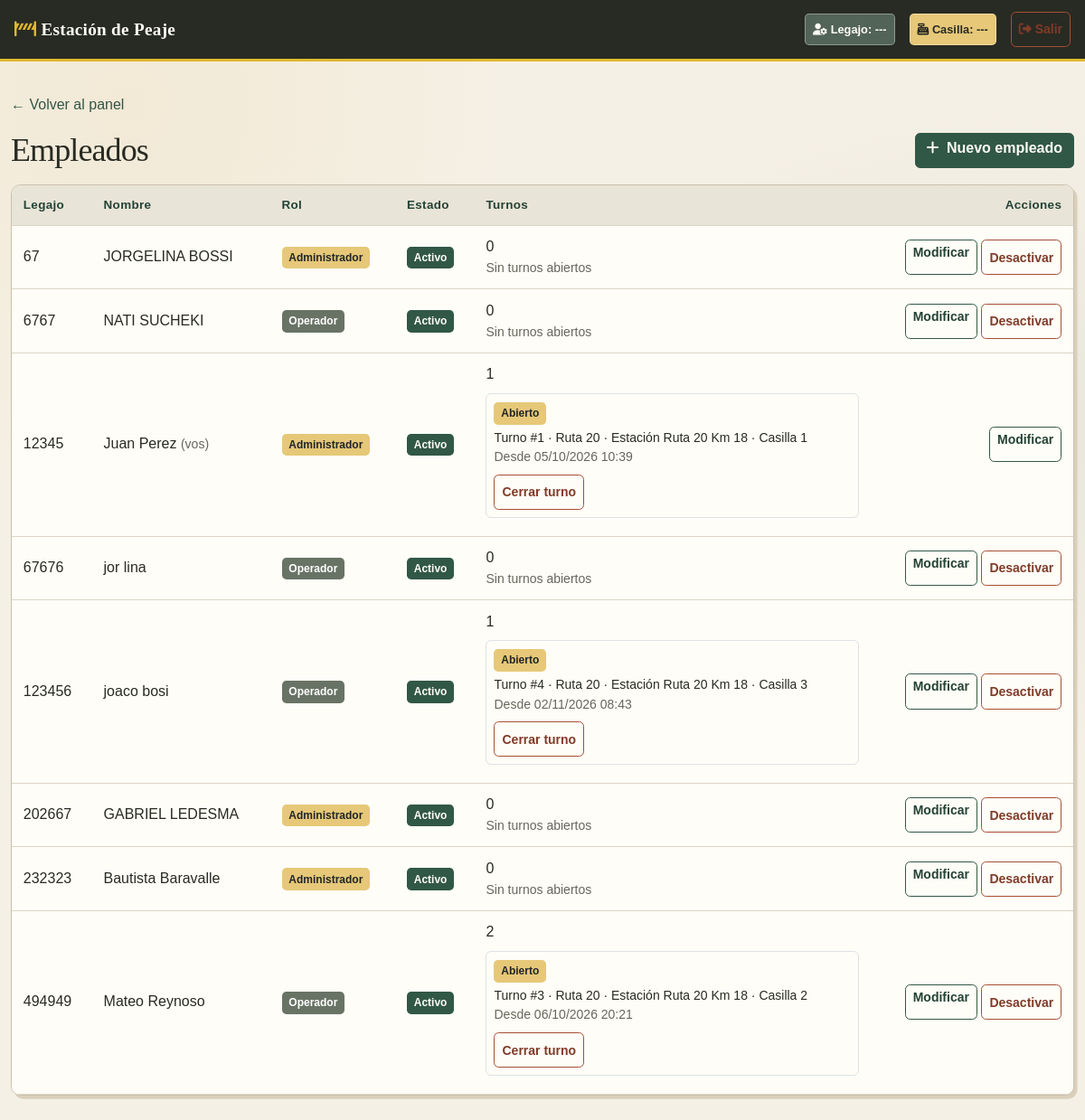
The app's page /panel/empleados/ (signed in), older data.
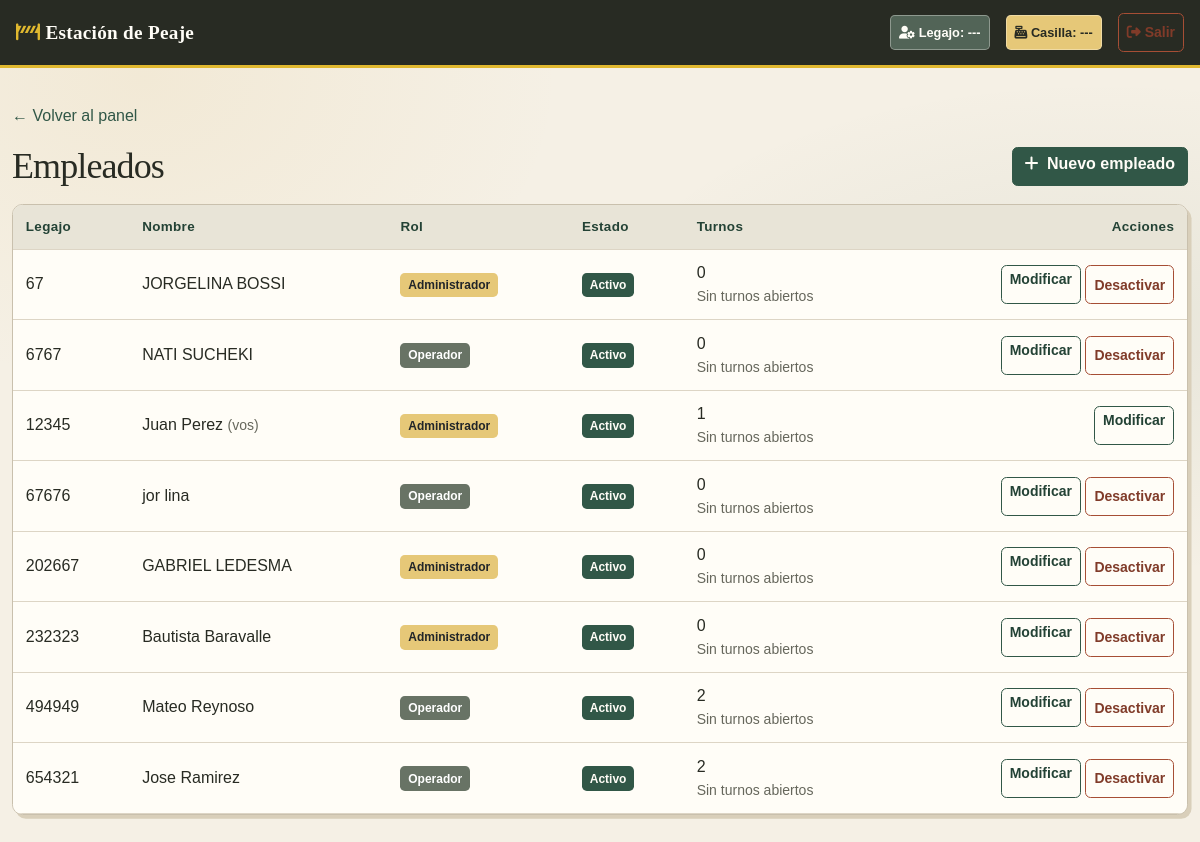
The same page, newer data.
### core/models.py (models this page shows, shortened)
class Operador(AbstractBaseUser):
    legajo = models.IntegerField(primary_key=True)
    nombre = models.CharField(max_length=100)
    apellido = models.CharField(max_length=100)
    es_administrador = models.BooleanField(default=False)
    activo = models.BooleanField(default=True)
    objects = OperadorManager()
    USERNAME_FIELD = "legajo"
    REQUIRED_FIELDS = ["nombre", "apellido"]
    class Meta:
        db_table = "operador"
    @property
    def is_active(self):
        return self.activo

class Turno(models.Model):
    id_turno = models.AutoField(primary_key=True)
    casilla = models.ForeignKey(
        Casilla,
        on_delete=models.PROTECT,
        related_name="turnos",
        db_column="id_casilla",
    )
    operador = models.ForeignKey(
        Operador,
        on_delete=models.PROTECT,
        related_name="turnos",
        db_column="legajo_operador",
        to_field="legajo",
    )
    sentido_cobro = models.CharField(max_length=2, choices=SentidoCobro.choices)
    monto_cambio_inicial = models.DecimalField(
        max_digits=10, decimal_places=2, null=True, blank=True
    )
    inicio_programado = models.DateTimeField()
    fin_programado = models.DateTimeField()
    fecha_hora_apertura = models.DateTimeField(null=True, blank=True)
    fecha_hora_cierre = models.DateTimeField(null=True, blank=True)
    class Meta:
        db_table = "turno"

class Casilla(models.Model):
    id_casilla = models.AutoField(primary_key=True)
    estacion = models.ForeignKey(
        Estacion,
        on_delete=models.CASCADE,
        related_name="casillas",
        db_column="id_estacion",
    )
    numero_casilla = models.IntegerField()
    class Meta:
        db_table = "casilla"
        unique_together = ("estacion", "numero_casilla")

class Estacion(models.Model):
    id_estacion = models.AutoField(primary_key=True)
    ruta = models.ForeignKey(
        Ruta,
        on_delete=models.CASCADE,
        related_name="estaciones",
        db_column="id_ruta",
    )
    nombre = models.CharField(max_length=100)
    numero_estacion = models.IntegerField()
    kilometro = models.DecimalField(max_digits=6, decimal_places=2)
    class Meta:
        db_table = "estacion"
        unique_together = ("ruta", "numero_estacion")

class Ruta(models.Model):
    id_ruta = models.AutoField(primary_key=True)
    nombre = models.CharField(max_length=100)
    ramal = models.CharField(max_length=100, blank=True, default="")
    class Meta:
        db_table = "ruta"

### core/views.py (the view)
# urls.py: path('panel/empleados/', views.EmpleadoListView.as_view(), name='empleados'),
class EmpleadoListView(SoloAdminMixin, ListView):
    model = Operador                                    # Qué modelo listar
    template_name = 'panel/empleados_lista.html'        # Template que se muestra
    context_object_name = 'empleados'                   # Nombre de la lista dentro del template
    queryset = (
        Operador.objects.annotate(num_turnos=Count("turnos"))
        .prefetch_related(
            Prefetch(
                "turnos",
                queryset=Turno.objects.filter(
                    fecha_hora_apertura__isnull=False,
                    fecha_hora_cierre__isnull=True,
                )
                .select_related("casilla__estacion__ruta")
                .order_by("-fecha_hora_apertura"),
                to_attr="turnos_abiertos",
            )
        )
        .order_by("legajo")
    )

### core/views.py (called while the page is built)
    def test_func(self):
        u = self.request.user
        return u.is_authenticated and u.es_administrador

### templates/panel/empleados_lista.html (shortened to what the changed rows need)
{% extends 'base.html' %}
{% block content %}
<div class="d-flex justify-content-between align-items-center my-3">
    <h1 class="h3 mb-0">Empleados</h1>
</div>
<div class="card shadow-sm border-0">
    <table class="table table-hover mb-0">
        <thead class="table-light">
            <tr>
                <th>Legajo</th>
                <th>Nombre</th>
                <th>Rol</th>
                <th>Estado</th>
                <th>Turnos</th>
                <th class="text-end">Acciones</th>
            </tr>
        </thead>
        <tbody>
            {% for emp in empleados %}
            <tr>
                <td>{{ emp.legajo }}</td>
                <td>
                    {{ emp.nombre }} {{ emp.apellido }}
                    {% if emp.pk == request.user.pk %}<span class="text-muted small">(vos)</span>{% endif %}
                </td>
                <td>
                    {% if emp.es_administrador %}
                        <span class="badge bg-warning text-dark">Administrador</span>
                    {% else %}
                        <span class="badge bg-secondary">Operador</span>
                    {% endif %}
                </td>
                <td>
                    {% if emp.activo %}
                        <span class="badge bg-success">Activo</span>
                    {% else %}
                        <span class="badge bg-danger">Inactivo</span>
                    {% endif %}
                </td>
                <td>
                    {{ emp.num_turnos }}
                    {% if emp.turnos_abiertos %}
                    <div class="mt-2">
                        {% for turno in emp.turnos_abiertos %}
                        <div class="border rounded p-2 mb-2 text-start">
                            <span class="badge bg-warning text-dark">Abierto</span>
                            <div class="small mt-1">
                                Turno #{{ turno.id_turno }} · {{ turno.casilla.estacion.ruta.nombre }} ·
                                {{ turno.casilla.estacion.nombre }} · Casilla {{ turno.casilla.numero_casilla }}
                            </div>
                            <div class="small text-muted">
                                Desde {{ turno.fecha_hora_apertura|date:"d/m/Y H:i" }}
                            </div>
                            <form method="post"
                                  action="{% url 'empleado_cerrar_turno' emp.pk turno.id_turno %}"
                                  class="mt-2"
                                  onsubmit="return confirm('¿Cerrar este turno?');">
                                <button type="submit" class="btn btn-sm btn-outline-danger">
                                    Cerrar turno
                                </button>
                            </form>
                        </div>
                        {% endfor %}
                    </div>
                    {% else %}
                    <div class="small text-muted">Sin turnos abiertos</div>
                    {% endif %}
                </td>
                <td class="text-end">
                    <a href="{% url 'empleado_editar' emp.pk %}" class="btn btn-sm btn-outline-primary">Modificar</a>
                    {% if emp.pk != request.user.pk %}
                    <form method="post" action="{% url 'empleado_toggle' emp.pk %}" class="d-inline">
                        {% if emp.activo %}
                            <button type="submit" class="btn btn-sm btn-outline-danger">Desactivar</button>
                        {% else %}
                            <button type="submit" class="btn btn-sm btn-outline-success">Activar</button>
                        {% endif %}
                    </form>
                    {% endif %}
                </td>
            </tr>
            {% empty %}
            <tr><td colspan="6" class="text-center text-muted py-4">No hay empleados cargados.</td></tr>
            {% endfor %}
        </tbody>
    </table>
</div>
{% endblock %}

Row changes from the older to the newer data that the page shows:
removed Operador: legajo "123456", nombre "joaco", apellido "bosi", es_administrador "Operador", activo "Activo", num_turnos "1"
no longer on this page (row edited): Turno: id_turno "4", casilla.estacion.ruta.nombre "Ruta 20", casilla.estacion.nombre "Estación Ruta 20 Km 18", casilla.numero_casilla "3", fecha_hora_apertura "02/11/2026 08:43", shown under "123456"
changed Operador "Juan": loses Turno (id_turno "1", casilla.estacion.ruta.nombre "Ruta 20", casilla.estacion.nombre "Estación Ruta 20 Km 18", casilla.numero_casilla "1", fecha_hora_apertura "05/10/2026 10:39"); now shows "Sin turnos abiertos"
changed Operador "Mateo": loses Turno (id_turno "3", casilla.estacion.ruta.nombre "Ruta 20", casilla.estacion.nombre "Estación Ruta 20 Km 18", casilla.numero_casilla "2", fecha_hora_apertura "06/10/2026 20:21"); now shows "Sin turnos abiertos"
added Operador: legajo "654321", nombre "Jose", apellido "Ramirez", es_administrador "Operador", activo "Activo", num_turnos "2", shows "Sin turnos abiertos"
